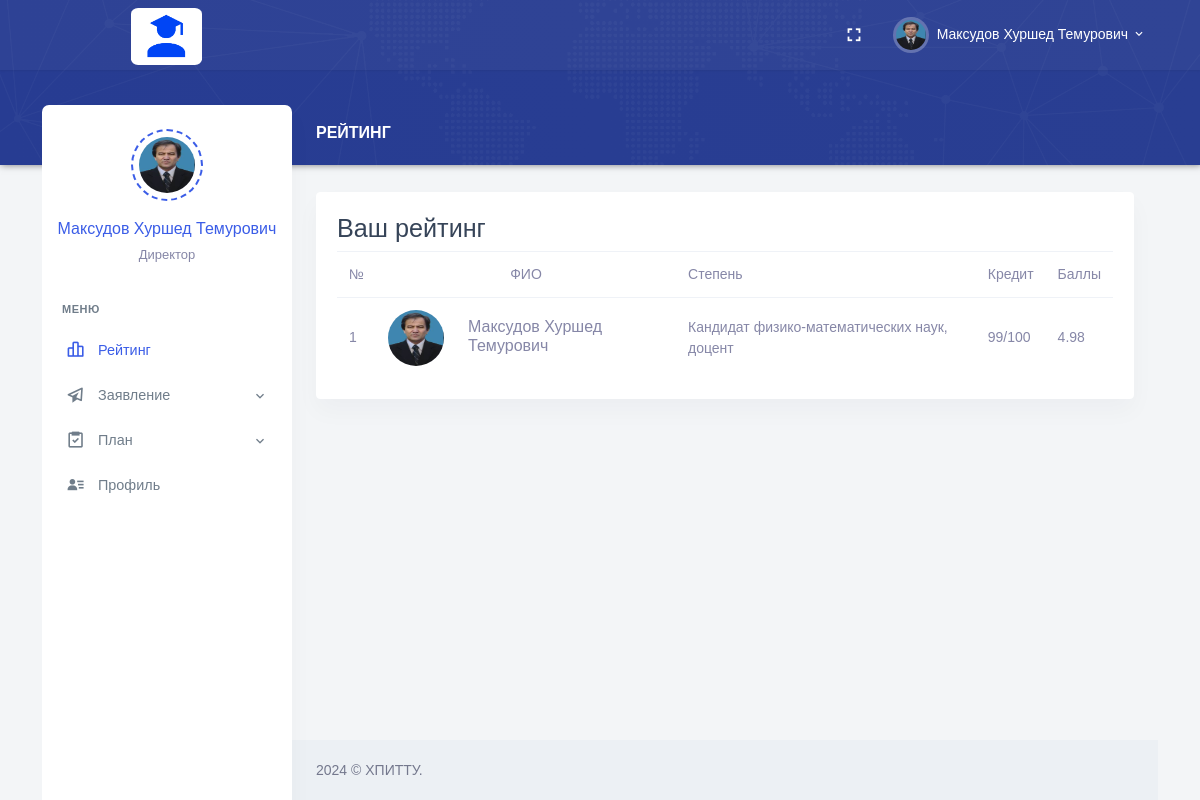
/Role/Personal/index.php (signed in), run on the app's committed database.
### tables this page shows
CREATE TABLE `employees` (
  `Employee_Id` int NOT NULL AUTO_INCREMENT,
  `Full_Name` varchar(255) DEFAULT NULL,
  `Date_of_Birth` date DEFAULT NULL,
  `Place_of_Birth` varchar(255) DEFAULT NULL,
  `Position_Id` int DEFAULT NULL,
  `Degree_Id` int DEFAULT NULL,
  `Faculty_Id` int DEFAULT NULL,
  `Department_Id` int DEFAULT NULL,
  `User_Role_Id` int DEFAULT NULL,
  `Email` varchar(255) DEFAULT NULL,
  `Phone_Number` varchar(20) DEFAULT NULL,
  `Employee_Number` varchar(20) DEFAULT NULL,
  `Date_Added` date DEFAULT NULL,
  `Path_Photo` varchar(255) DEFAULT NULL,
  `Username` varchar(255) DEFAULT NULL,
  `Password` varchar(255) DEFAULT NULL,
  PRIMARY KEY (`Employee_Id`),
  KEY `Degree_Id` (`Degree_Id`),
  KEY `Faculty_Id` (`Faculty_Id`),
  KEY `Department_Id` (`Department_Id`),
  KEY `User_Role_Id` (`User_Role_Id`),
  KEY `employees_ibfk_1` (`Position_Id`),
  CONSTRAINT `employees_ibfk_1` FOREIGN KEY (`Position_Id`) REFERENCES `positions` (`Position_Id`) ON DELETE CASCADE ON UPDATE CASCADE,
  CONSTRAINT `employees_ibfk_2` FOREIGN KEY (`Degree_Id`) REFERENCES `degrees` (`Degree_Id`) ON DELETE CASCADE ON UPDATE CASCADE,
  CONSTRAINT `employees_ibfk_3` FOREIGN KEY (`Faculty_Id`) REFERENCES `faculties` (`Faculty_Id`) ON DELETE CASCADE ON UPDATE CASCADE,
  CONSTRAINT `employees_ibfk_4` FOREIGN KEY (`Department_Id`) REFERENCES `departments` (`Department_Id`) ON DELETE CASCADE ON UPDATE CASCADE,
  CONSTRAINT `employees_ibfk_5` FOREIGN KEY (`User_Role_Id`) REFERENCES `user_roles` (`User_Role_Id`) ON DELETE CASCADE ON UPDATE CASCADE
);

CREATE TABLE `positions` (
  `Position_Id` int NOT NULL,
  `Position_Name` varchar(255) DEFAULT NULL,
  PRIMARY KEY (`Position_Id`)
);

CREATE TABLE `degrees` (
  `Degree_Id` int NOT NULL,
  `Degree_Name` varchar(255) DEFAULT NULL,
  PRIMARY KEY (`Degree_Id`)
);

CREATE TABLE `ratings` (
  `Rating_Id` int NOT NULL,
  `Employee_Id` int DEFAULT NULL,
  `Credit_Done` int DEFAULT NULL,
  `Credit_Full` int DEFAULT NULL,
  `Rating` decimal(3,2) DEFAULT NULL,
  PRIMARY KEY (`Rating_Id`),
  KEY `Employee_Id` (`Employee_Id`),
  CONSTRAINT `ratings_ibfk_1` FOREIGN KEY (`Employee_Id`) REFERENCES `employees` (`Employee_Id`) ON DELETE CASCADE ON UPDATE CASCADE
);

### Role/Personal/index.php (the view, shortened to what this page needs)
<?php
require_once "header.php";
require_once "conn.php";
$sql_command = "SELECT e.*, d.Degree_Name, e.Path_Photo, r.Rating, r.Credit_Done, r.Credit_Full, r.Rating
                FROM employees AS e
                INNER JOIN degrees AS d ON e.Degree_Id = d.Degree_Id
                LEFT JOIN ratings AS r ON e.Employee_Id = r.Employee_Id
                WHERE e.Username = '{$_SESSION['Username']}'";
$result = mysqli_query($conn, $sql_command);
$data = array();
if (mysqli_num_rows($result) > 0) {
    while ($row = mysqli_fetch_assoc($result)) {
        $data[] = $row;
    }
}
?>
<div class="main-content">
    <div class="page-content">
        <div class="row">
            <div class="col-12">
                <div class="page-title-box d-flex align-items-center justify-content-between">
                    <h4 class="page-title mb-0 font-size-18">Рейтинг</h4>
                </div>
            </div>
        </div>
        <div class="row">
            <div class="col-lg-12">
                <div class="card">
                    <div class="card-body">
                        <div class="table-responsive">
                            <table class="table table-dark mb-0">
                                <h3>Ваш рейтинг</h3>
                                <div class="table-responsive">
                                    <table class="table mb-0">
                                        <thead>
                                            <tr>
                                                <th>№</th>
                                                <th class="text-center">ФИО</th>
                                                <th>Степень</th>
                                                <th>Кредит</th>
                                                <th>Баллы</th>
                                            </tr>
                                        </thead>
                                        <tbody>
                                            <tr>
                                                <?php foreach ($data as $row): ?>
                                            <tr>
                                                <td class="align-middle"><?php echo $row['Employee_Id']; ?></td>
                                                <td class="align-middle">
                                                    <div class="d-flex align-items-center">
                                                        <div class="me-4">
                                                            <img src="upload/<?php if(!empty($row['Path_Photo'])) { echo $row['Path_Photo']; } else { echo "1.jpg"; } ?>"
                                                                alt="" class="avatar-sm rounded-circle">
                                                        </div>
                                                        <div>
                                                            <h5 class="font-size-16 mb-1">
                                                                <?php echo ucwords($row['Full_Name']); ?></h5>
                                                        </div>
                                                    </div>
                                                </td>
                                                <td class="align-middle"><?php echo $row['Degree_Name']; ?></td>
                                                <td class="align-middle"><?php echo $row['Credit_Done']; ?>/<?php echo $row['Credit_Full']; ?></td>
                                                <td class="align-middle"><?php echo $row['Rating']; ?></td>
                                            </tr>
                                            <?php endforeach; ?>
                                        </tbody>
                                    </table>
                                </div>
                        </div>
                    </div>
                </div>
            </div>
            <?php
require_once "footer.php";
?>

### Role/Personal/header.php (shortened to what this page needs)
<?php
    require_once "conn.php";
    $sql_command = "SELECT e.*, p.Position_Name, e.Path_Photo
    FROM employees e
    INNER JOIN positions p ON e.Position_Id = p.Position_Id
    WHERE e.Username = '{$_SESSION['Username']}'";
$result = mysqli_query($conn, $sql_command);
if (mysqli_num_rows($result) > 0) {
while ($rows = mysqli_fetch_assoc($result)) {
$Full_Name = ucwords($rows["Full_Name"]);
$Position_Name = $rows["Position_Name"];
$Path_Photo = $rows["Path_Photo"];
}
}
?>
<!doctype html>
<html lang="en">
<head>
    <link href="/assets/css/bootstrap.min.css" id="bootstrap-style" rel="stylesheet" type="text/css" />
    <link href="/assets/css/app.min.css" id="app-style" rel="stylesheet" type="text/css" />
    <link href="/assets/libs/datatables.net-bs4/css/dataTables.bootstrap4.min.css" rel="stylesheet" type="text/css" />
    <link href="/assets/libs/datatables.net-buttons-bs4/css/buttons.bootstrap4.min.css" rel="stylesheet"
        type="text/css" />
    <link href="/assets/libs/datatables.net-responsive-bs4/css/responsive.bootstrap4.min.css" rel="stylesheet"
        type="text/css" />
    <link href="/assets/css/icons.min.css" rel="stylesheet" type="text/css" />
</head>
<body data-layout="detached" data-topbar="colored">
    <div class="container-fluid">
        <div id="layout-wrapper">
            <header id="page-topbar">
                <div class="navbar-header">
                    <div class="container-fluid">
                        <div class="float-end">
                            <div class="dropdown d-none d-lg-inline-block ms-1">
                                <button type="button" class="btn header-item noti-icon waves-effect"
                                    data-toggle="fullscreen">
                                    <i class="mdi mdi-fullscreen"></i>
                                </button>
                            </div>
                            <div class="dropdown d-inline-block">
                                <button type="button" class="btn header-item waves-effect"
                                    id="page-header-user-dropdown" data-bs-toggle="dropdown" aria-haspopup="true"
                                    aria-expanded="false">
                                    <img class="rounded-circle header-profile-user"
                                        src="upload/<?php if(!empty($Path_Photo)){ echo $Path_Photo; }else{ echo "1.jpg"; } ?>" alt="Header Avatar">
                                    <span class="d-none d-xl-inline-block ms-1"><?php echo $Full_Name; ?></span>
                                    <i class="mdi mdi-chevron-down d-none d-xl-inline-block"></i>
                                </button>
                            </div>
                        </div>
                        <div>
                            <div class="navbar-brand-box">
                                <a href="index.php" class="logo logo-light" style="margin-left: 65px;">
                                    <span class="logo-lg">
                                        <img src="/assets/images/LogoEX.png" alt="" height="57"
                                            style="border-radius: 10%;">
                                    </span>
                                </a>
                            </div>
                        </div>
                    </div>
            </header>
            <div class="vertical-menu">
                <div class="h-100">
                    <div class="user-wid text-center py-4">
                        <div class="user-img">
                            <img src="upload/<?php if(!empty($Path_Photo)){ echo $Path_Photo; }else{ echo "1.jpg"; } ?>" alt=""
                                class="avatar-md mx-auto rounded-circle">
                        </div>
                        <div class="mt-3">
                            <a href="#" class="text-reset fw-medium font-size-16"><?php echo $Full_Name; ?></a>
                            <p class="text-muted mt-1 mb-0 font-size-13"><?php echo $Position_Name; ?></p>
                        </div>
                    </div>
                    <div id="sidebar-menu">
                        <ul class="metismenu list-unstyled" id="side-menu">
                            <li class="menu-title">Меню</li>
                            <li>
                                <a href="index.php" class="waves-effect">
                                    <i class="bx bx-bar-chart-alt-2"></i>
                                    <span>Рейтинг</span>
                                </a>
                            </li>
                            <li>
                                <a href="javascript: void(0);" class="has-arrow waves-effect">
                                    <i class="bx bx-paper-plane"></i>
                                    <span>Заявление</span>
                                </a>
                            </li>
                            <li>
                                <a href="javascript: void(0);" class="has-arrow waves-effect">
                                    <i class="bx bx-task"></i>
                                    <span>План</span>
                                </a>
                            </li>
                            <li>
                                <a href="profile.php" class="waves-effect">
                                    <i class="bx bxs-user-detail"></i>
                                    <span>Профиль</span>
                                </a>
                            </li>
                    </div>
                </div>
            </div>

### data on the page
employees: Path_Photo (picture), Full_Name "Максудов Хуршед Темурович", Position_Id.Position_Name "Директор", Employee_Id "1", Degree_Id.Degree_Name "Кандидат физико-математических наук, доцент", ratings.Credit_Done "99", ratings.Credit_Full "100", ratings.Rating "4.98"
